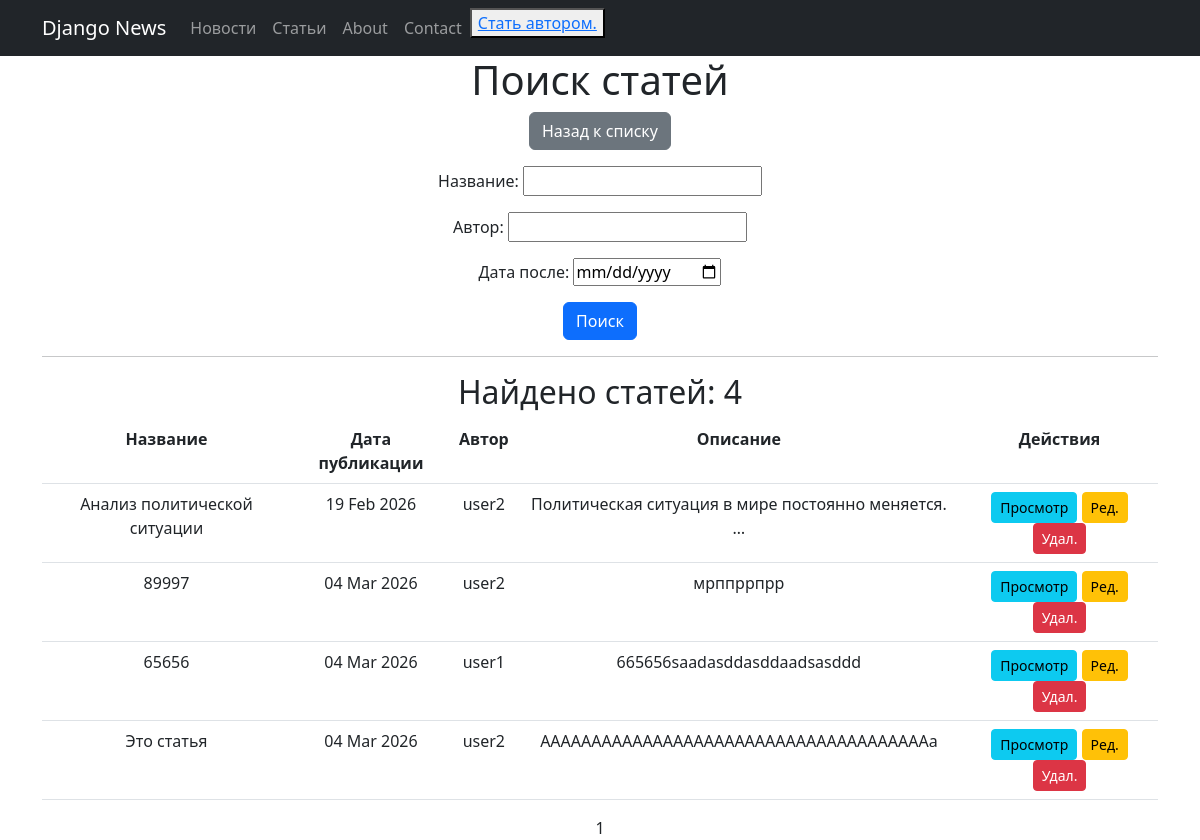
/news/articles/search/, run on the app's committed database.
### newsapp/models.py (models this page shows, shortened)
class Post(models.Model):
    author = models.ForeignKey(Author, on_delete=models.CASCADE)
    NEWS = 'NW'
    ARTICLE = 'AR'
    CATEGORY_CHOICES = (
        (NEWS, 'Новость'),
        (ARTICLE, 'Статья'),
    )
    post_type = models.CharField(max_length=2, choices=CATEGORY_CHOICES, default=NEWS)
    date = models.DateTimeField(auto_now_add=True)
    category = models.ManyToManyField(Category, through='PostCategory')
    title = models.CharField(max_length=100)
    content = models.TextField()
    postRating = models.SmallIntegerField(default=0)

class Author(models.Model):
    user = models.OneToOneField(User, on_delete=models.CASCADE)
    author_rating = models.SmallIntegerField(default=0)

### newsapp/views.py (the view)
# urls.py: path('articles/search/', ArticleSearch.as_view(), name='article_search'),
class ArticleSearch(ListView):
    model = Post
    template_name = 'article_search.html'
    context_object_name = 'articles'
    paginate_by = 10
    def get_queryset(self):
        queryset = Post.objects.filter(post_type='AR')
        self.filterset = PostFilter(self.request.GET, queryset)
        return self.filterset.qs
    def get_context_data(self, **kwargs):
        context = super().get_context_data(**kwargs)
        context['filterset'] = self.filterset
        if self.request.user.is_authenticated:
            context['is_not_premium'] = not self.request.user.groups.filter(name='author').exists()
        else:
            context['is_not_premium'] = True
        return context

### newsapp/templatetags/custom_filters.py (called while the page is built)
@register.filter
def censor(value):
    censored_words = {'редиска', 'дурак', 'идиот'}
    if not isinstance(value, str):
        raise ValueError("Фильтр censor может применяться только к строкам")
    result = []
    word_buffer = []
    def process_word(word_chars):
        if not word_chars:
            return ''
        word = ''.join(word_chars)
        if word.lower() in censored_words:
            return word[0] + '*' * (len(word) - 1)
        else:
            return word
    for char in value:
        if char.isalpha():
            word_buffer.append(char)
        else:
            result.append(process_word(word_buffer))
            word_buffer = []
            result.append(char)
    result.append(process_word(word_buffer))
    return ''.join(result)

### templates/article_search.html (shortened to what this page needs)
{% extends 'default.html' %}
{% load custom_filters %}
{% load custom_tags %}
{% block content %}
    <h1>Поиск статей</h1>
    <div class="mb-3">
        <a href="{% url 'articles_list' %}" class="btn btn-secondary">Назад к списку</a>
    </div>
    <form action="" method="get">
        {{ filterset.form.as_p }}
        <input type="submit" value="Поиск" class="btn btn-primary"/>
    </form>
    <hr>
    <h2>Найдено статей: {{ articles|length }}</h2>
    <table class="table">
        <tr>
            <th>Название</th>
            <th>Дата публикации</th>
            <th>Автор</th>
            <th>Описание</th>
            <th>Действия</th>
        </tr>
        {% for article in articles %}
            <tr>
                <td>{{ article.title|censor }}</td>
                <td>{{ article.date|date:'d M Y' }}</td>
                <td>{{ article.author.user.username }}</td>
                <td>{{ article.content|censor|truncatechars:50 }}</td>
                <td>
                    <a href="{% url 'article_detail' article.pk %}" class="btn btn-sm btn-info">Просмотр</a>
                    <a href="{% url 'article_edit' article.pk %}" class="btn btn-sm btn-warning">Ред.</a>
                    <a href="{% url 'article_delete' article.pk %}" class="btn btn-sm btn-danger">Удал.</a>
                </td>
            </tr>
        {% empty %}
            <tr>
                <td colspan="5">Ничего не найдено.</td>
            </tr>
        {% endfor %}
    </table>
    {{ page_obj.number }}
{% endblock content %}

### data on the page
Post: title|censor "Анализ политической ситуации", date "19 Feb 2026", author.user.username "user2", content|censor "Политическая ситуация в мире постоянно меняется. …"
Post: title|censor "89997", date "04 Mar 2026", author.user.username "user2", content|censor "мрппррпрр"
Post: title|censor "65656", date "04 Mar 2026", author.user.username "user1", content|censor "665656saadasddasddaadsasddd"
Post: title|censor "Это статья", date "04 Mar 2026", author.user.username "user2", content|censor "ААААААААААААААААААААААААААААААААААААААа"

### other printed values
{{ articles|length }} "4"
{{ page_obj.number }} "1"
